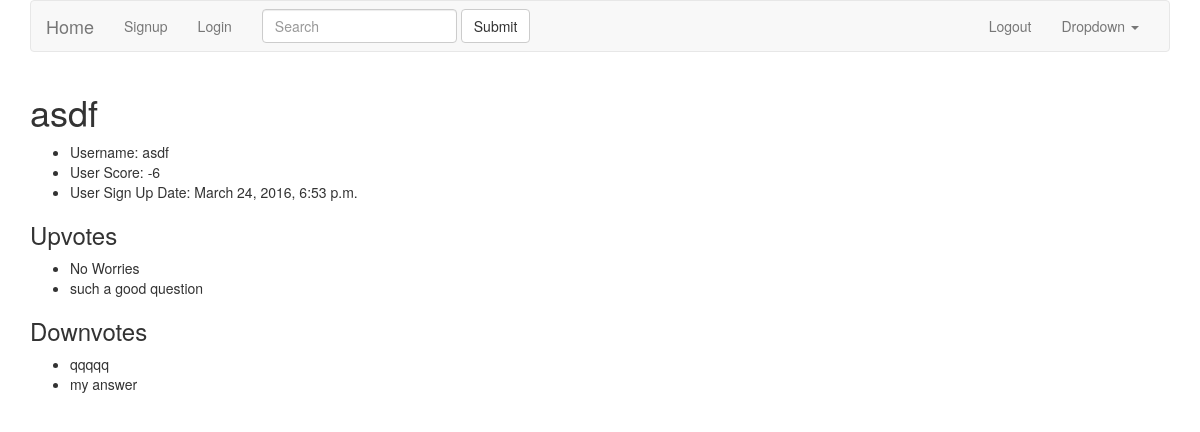
/userdetail/3, run on the app's committed database.
### duckapp/models.py (models this page shows)
class UserProfile(models.Model):
    user = models.OneToOneField('auth.User')
    score = models.IntegerField(default=0)
    sign_up_date = models.DateTimeField(auto_now_add=True)
    upvotes = models.ManyToManyField(Answer, related_name='upvote')
    downvotes = models.ManyToManyField(Answer, related_name='downvote')

class Answer(models.Model):
    answerer = models.ForeignKey('auth.User')
    question = models.ForeignKey(Question)
    answer_text = models.TextField()
    score = models.IntegerField(default=0)
    title = models.CharField(max_length=255)
    timestamp = models.DateTimeField(auto_now_add=True)
    def __str__(self):
        return "{}".format(self.title)

### duckapp/views.py (the view)
# urls.py: url(r'^userdetail/(?P<pk>\d+)', UserDetailView.as_view(), name='user_detail'),
class UserDetailView(DetailView):
    model = UserProfile

### duckapp/templates/duckapp/userprofile_detail.html
{% extends 'base.html' %}
{% load bootstrap3 %}
{% block content %}
<div class="container">
<h1>{{ object.user }}</h1>
    <ul>
        <li>Username: {{ object.user }}</li>
        <li>User Score: {{ object.score }}</li>
        <li>User Sign Up Date: {{ object.sign_up_date }}</li>
    </ul>
    <h3>Upvotes</h3>
    <ul>
        {% for upvote in object.upvotes.all %}
            <li>{{ upvote }}</li>
        {% endfor %}
    </ul>
    <h3>Downvotes</h3>
    <ul>
        {% for downvote in object.downvotes.all %}
            <li>{{ downvote }}</li>
        {% endfor %}
    </ul>
</div>
{% endblock %}

### data on the page
UserProfile: user "asdf", score "-6", sign_up_date "March 24, 2016, 6:53 p.m."
Answer: title "No Worries"
Answer: title "such a good question"
Answer: title "qqqqq"
Answer: title "my answer"
